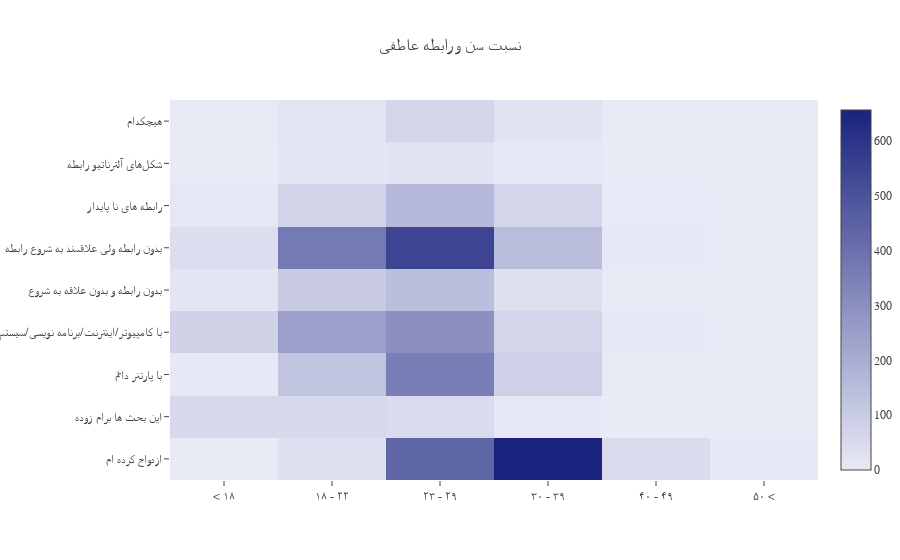

The notebook cell saved with this chart:
### Code cell
y = list(df2.index)
x = list(df2.columns)
z = df2.values.tolist()

trace = go.Heatmap(z=z, x=x, y=y,
                  colorscale=[[0, '#e8eaf6'], [1, '#1a237e']])
data=[trace]
layout = dict(font=dict(family='Shabnam'),
              title = 'نسبت سن و رابطه عاطفی',
              margin=dict(
                  l=170,
                  r=0
              )
              )
fig = dict(data=data, layout=layout)
iplot(fig)

### Figure 1 — Plotly figure (JSON) as saved in the notebook; plotly's stock layout.template omitted (floating-point values rounded to 4 significant figures)
{"data": [{"colorscale": [[0, "#e8eaf6"], [1, "#1a237e"]], "type": "heatmap", "uid": "11ac5cac-f806-4b67-8049-4dc8dc024d0b", "x": ["< ۱۸", "۱۸ - ۲۲", "۲۳ - ۲۹", "۳۰ - ۳۹", "۴۰ - ۴۹", "۵۰ <"], "y": ["ازدواج کرده ام", "این بحث ها برام زوده", "با پارتنر دائم", "با کامپیوتر/اینترنت/برنامه نویسی/سیستم عامل/... در رابطه ام", "بدون رابطه و بدون علاقه به شروع", "بدون رابطه ولی علاقمند به شروع رابطه", "رابطه های نا پایدار", "شکلهای آلترناتیو رابطه", "هیچکدام"], "z": [[0, 29, 437, 657, 46, 6], [58, 58, 46, 5, 0, 1], [6, 122, 353, 85, 3, 0], [76, 247, 296, 67, 7, 1], [18, 103, 145, 32, 1, 1], [39, 369, 544, 149, 7, 0], [9, 72, 161, 67, 2, 0], [0, 13, 23, 11, 0, 0], [4, 20, 64, 23, 1, 0]]}], "layout": {"font": {"family": "Shabnam"}, "margin": {"l": 170, "r": 0}, "title": "نسبت سن و رابطه عاطفی"}}
